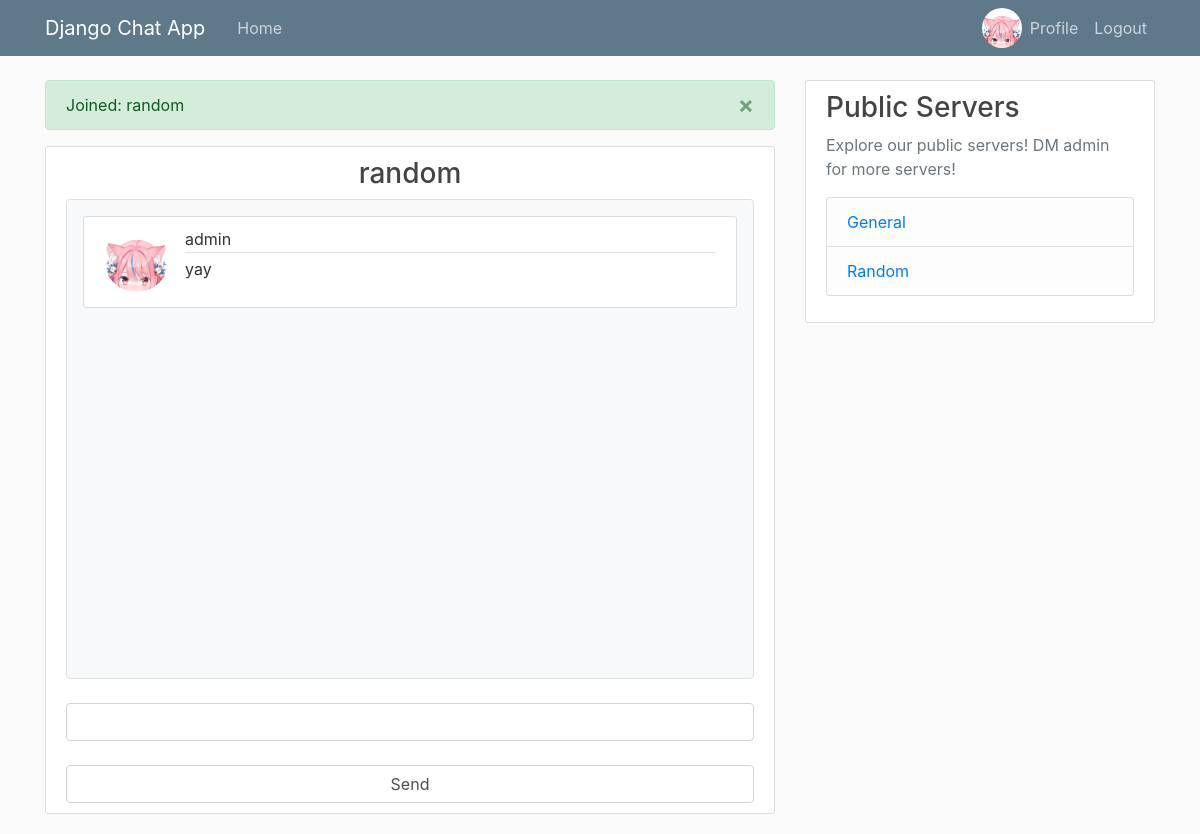
The app's page /random/ (signed in) with its own data.
### users/models.py (models this page shows, shortened)
class Profile(models.Model):
    user = models.OneToOneField(User, on_delete=models.CASCADE)
    image = models.ImageField(default="default.jpg", upload_to='profile_pics')

### chat/models.py (models this page shows, shortened)
class Message(models.Model):
    username = models.CharField(max_length=50)
    room = models.CharField(max_length=50)
    message_content = models.TextField()
    date_added = models.DateTimeField(auto_now_add=True)
    profile_pic = models.ImageField()
    class Meta:
        ordering = ('date_added', )

class Room(models.Model):
    name = models.CharField(max_length=50)
    slug = models.CharField(max_length=50, unique=True)

### chat/views.py (the view)
# urls.py: path('<str:room_name>/', chat_views.chat_room, name='chat-room'),
@login_required
def chat_room(request, room_name):
    db_messages = Message.objects.filter(room=room_name)[:]
    messages.success(request, f"Joined: {room_name}")
    return render(request, 'chat/chatroom.html', {
        'room_name': room_name,
        'title': room_name,
        'db_messages': db_messages,
    })

### chat/context_processors.py (called while the page is built)
def public_rooms(request):
    rooms = Room.objects.all()
    return {'rooms': rooms}

### chat/templates/chat/chatroom.html (shortened to what this page needs)
{% extends "chat/base.html" %} {% load crispy_forms_tags %} {% block content %}
<div class="content-section">
    <h3 class="text-center">{{room_name}}</h3>
    <div id="chat-log-container"
        class="container bg-light p-3 rounded-sm border rounded overflow-auto"
        style="height: 480px; overflow-y:auto">
        <div id="chat-log">
            {% if db_messages %}
            {% for m in db_messages %}
            <div class="media content-section">
                <img class="rounded-circle article-img" src="{{m.profile_pic}}" />
                <div class="media-body">
                    <div class="article-metadata">
                        <span class="mr-2"> {{m.username}}  </span>
                    </div>
                    <p class="article-content">  {{m.message_content}}  </p>
                </div>
            </div>
            {% endfor %}
            {% endif %}
        </div>
    </div>
    <br />
    <input
        class="form-control"
        id="chat-message-input"
        type="text"
        size="100"
        /><br />
    <input
        class="form-control"
        id="chat-message-submit"
        type="button"
        value="Send"
        />
</div>
{% endblock content %}

### chat/templates/chat/base.html (shortened to what this page needs)
{% load static %}
<!DOCTYPE html>
<html>
<head>
    <link rel="stylesheet" href="https://maxcdn.bootstrapcdn.com/bootstrap/4.0.0/css/bootstrap.min.css">
    <link rel="stylesheet" type="text/css" href="{% static 'chat/main.css' %}">
</head>
<body>
    <header class="site-header">
      <nav class="navbar navbar-expand-md navbar-dark bg-steel fixed-top">
        <div class="container">
          <a class="navbar-brand mr-4" href="{% url 'chat-home' %}">Django Chat App</a>
          <div class="collapse navbar-collapse" id="navbarToggle">
            <div class="navbar-nav mr-auto">
              <a class="nav-item nav-link" href="{% url 'chat-home' %}">Home</a>
            </div>
            <div class="navbar-nav">
              {% if user.is_authenticated %}
              <img width="50px" class="rounded-circle" style="max-height: 40px; max-width: 40px;" src="{{user.profile.image.url}}">
                <a class="nav-item nav-link" href="{% url 'profile' %}"> Profile</a>
                <a class="nav-item nav-link" href="{% url 'logout' %}">Logout</a>
              {% else %}
                <a class="nav-item nav-link" href="{% url 'login' %}">Login</a>
                <a class="nav-item nav-link" href="{% url 'register' %}">Register</a>
              {% endif %}
            </div>
          </div>
        </div>
      </nav>
    </header>
    <main role="main" class="container">
      <div class="row">
        <div class="col-md-8">
          {% if messages %}
            {% for message in messages %}
                <div class="alert alert-{{ message.tags }} alert-dismissible fade show" role="alert">
                {{ message }}
                <button type="button" class="close" data-dismiss="alert" aria-label="Close">
                    <span aria-hidden="true">&times;</span>
                </button>
                </div>
            {% endfor %}
          {% endif %}
          {% block content %}{% endblock %}
        </div>
        <div class="col-md-4">
          <div class="content-section">
            <h3>Public Servers</h3>
            <p class='text-muted'>Explore our public servers! DM admin for more servers!
              <ul class="list-group">
                {% if rooms is None %}
                <li class="list-group-item list-group-item-light"> No public servers available ATM </li>
                {% else %}
                {% for room in rooms %}
                <li class="list-group-item list-group-item-light">
                    <a href="{% url 'chat-room' room.slug %}">
                        {{room.name}}
                    </a>
                </li>
                {% endfor %}
                {% endif %}
              </ul>
            </p>
          </div>
        </div>
      </div>
    </main>
</body>
</html>

### chat/static/chat/main.css (style rules this page uses)
body { background: #fafafa; color: #333333; margin-top: 5rem; }
h1, h2, h3, h4, h5, h6 { color: #444444; }
ul { margin: 0; }
.bg-steel { background-color: #5f788a; }
.site-header .navbar-nav .nav-link { color: #cbd5db; }
.content-section { background: #ffffff; padding: 10px 20px; border: 1px solid #dddddd; border-radius: 3px; margin-bottom: 20px; }
.article-content { white-space: pre-line; }
.article-img { height: 65px; width: 65px; margin-right: 16px; }
.article-metadata { padding-bottom: 1px; margin-bottom: 4px; border-bottom: 1px solid #e3e3e3 }

### records on screen
Message: profile_pic (picture), username "admin", message_content "yay"
Room: name "General"
Room: name "Random"

### other values on screen
{{ message }} "Joined: random"
{{ room_name }} "random"
